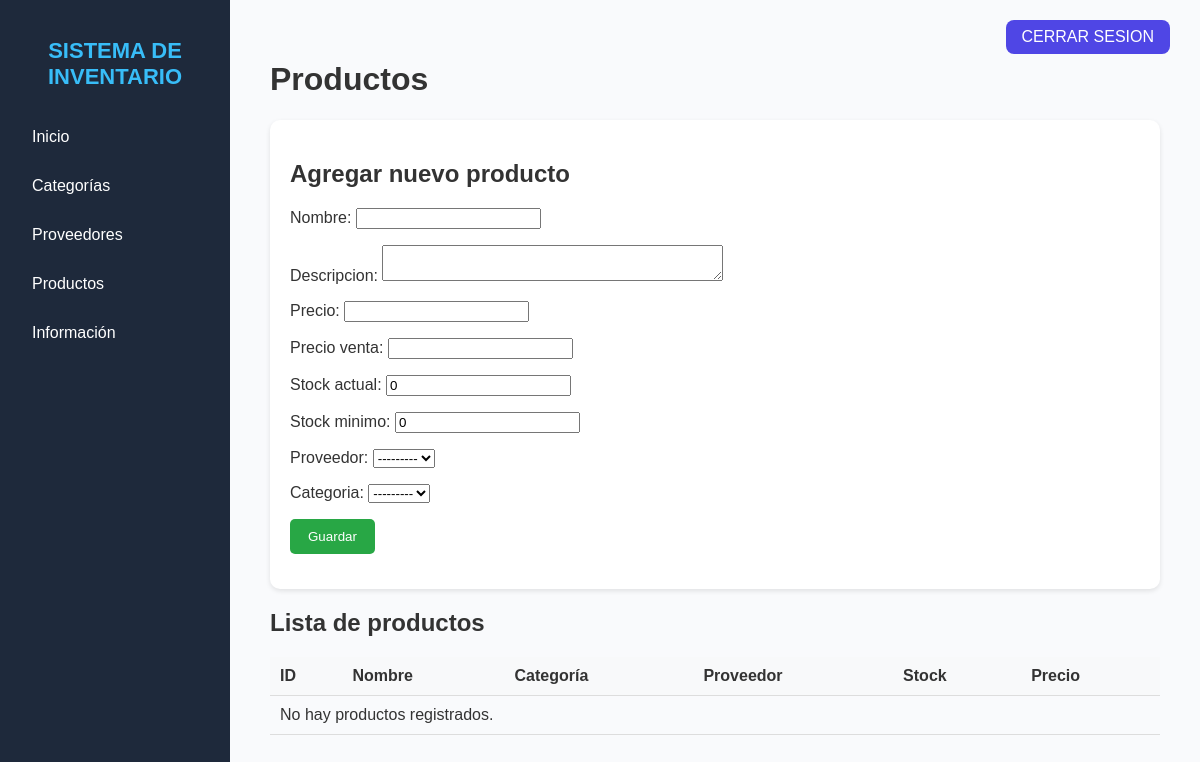
/productos/ (signed in), run on an earlier commit of the app's database.
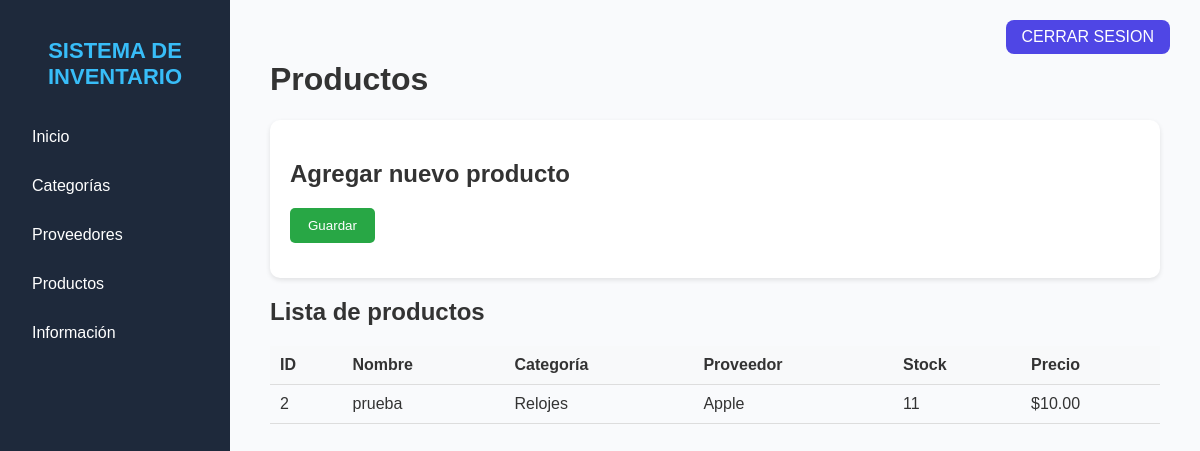
And on a later commit of the database.
### post/models.py (models this page shows, shortened)
class Producto(models.Model):
    nombre = models.CharField(max_length=100)
    descripcion = models.TextField(blank=True, null=True)
    precio = models.DecimalField(max_digits=10, decimal_places=2)
    cantidad = models.IntegerField(default=0)  # ✅ ahora tiene valor por defecto
    precio_venta = models.DecimalField(max_digits=10, decimal_places=2, null=True, blank=True)
    stock_actual = models.IntegerField(default=0, null=True, blank=True)   # ✅ valor por defecto
    stock_minimo = models.IntegerField(default=0, null=True, blank=True)   # ✅ valor por defecto
    proveedor = models.ForeignKey('Proveedor', on_delete=models.CASCADE)
    categoria = models.ForeignKey(Categoria, on_delete=models.CASCADE)

class Categoria(models.Model):
    nombre = models.CharField(max_length=100)
    def __str__(self):
        return self.nombre

class Proveedor(models.Model):
    nombre = models.CharField(max_length=100)
    email = models.EmailField()
    telefono = models.CharField(max_length=15)
    class Meta:
        verbose_name = "Proveedor"
        verbose_name_plural = "Proveedores"
    def __str__(self):
        return self.nombre

### post/views.py (the view)
# urls.py: path('productos/', views.productos, name='productos'),
@login_required
def productos(request):
    productos = Producto.objects.all()
    if request.user.is_superuser:
        if request.method == 'POST':
            form = ProductoForm(request.POST)
            if form.is_valid():
                form.save()
                return redirect('productos')
        else:
            form = ProductoForm()
    else:
        form = None  # Los usuarios normales solo pueden ver
    return render(request, 'post/productos.html', {
        'form': form,
        'productos': productos
    })

### post/templates/post/productos.html (shortened to what this page needs)
{% extends 'post/base.html' %}
{% load static %}
{% block extra_head %}
<link rel="stylesheet" href="{% static 'css/productos.css' %}">
{% endblock extra_head %}
{% block content %}
<div class="main-content">
    <h1> Productos</h1>
    <div class="card">
        <h2>Agregar nuevo producto</h2>
        <form method="POST">
            {{ form.as_p }}
            <button type="submit" class="btn">Guardar</button>
        </form>
    </div>
    <h2>Lista de productos</h2>
    <table class="table">
        <thead>
            <tr>
                <th>ID</th>
                <th>Nombre</th>
                <th>Categoría</th>
                <th>Proveedor</th>
                <th>Stock</th>
                <th>Precio</th>
            </tr>
        </thead>
        <tbody>
            {% for producto in productos %}
            <tr>
                <td>{{ producto.id }}</td>
                <td>{{ producto.nombre }}</td>
                <td>{{ producto.categoria }}</td>
                <td>{{ producto.proveedor }}</td>
                <td>{{ producto.stock_actual  }}</td>
                <td>${{ producto.precio }}</td>
            </tr>
            {% empty %}
            <tr>
                <td colspan="6">No hay productos registrados.</td>
            </tr>
            {% endfor %}
        </tbody>
    </table>
</div>
{% endblock content %}

What changed in the data, as far as the page shows it:
added Producto: id "2", nombre "prueba", categoria "Relojes", proveedor "Apple", stock_actual "11", precio "10.00"
Also different on the page:
form field stock_actual: "0" → (not shown)
form field stock_minimo: "0" → (not shown)
form field proveedor: "---------" → (not shown)
form field categoria: "---------" → (not shown)
text no longer shown: "Nombre: Descripcion: Precio: Precio venta: Stock actual: Stock minimo: Proveedor: Categoria: No hay productos registrados."
